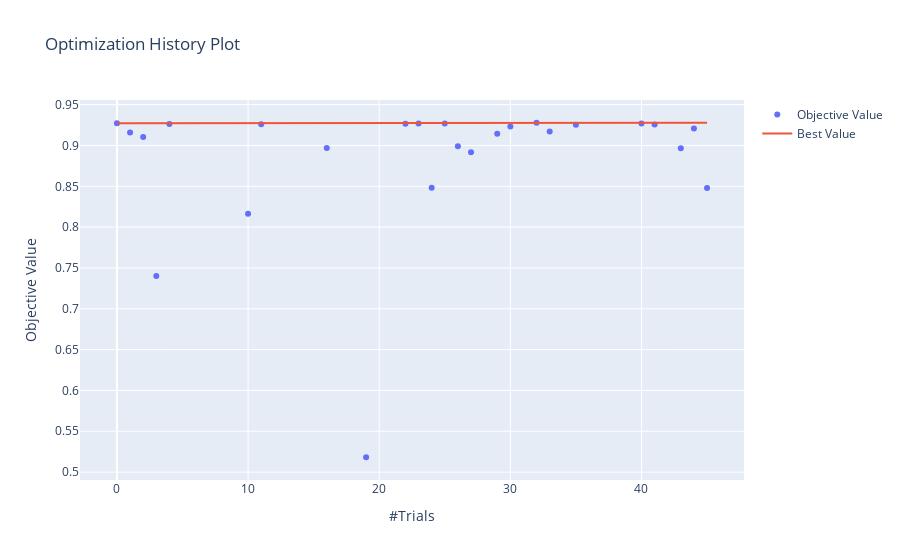

Notebook code for this chart:
### Code cell
optuna.visualization.plot_optimization_history(study)

### Figure 1 — Plotly figure (JSON) as saved in the notebook; plotly's stock layout.template omitted (floating-point values rounded to 4 significant figures)
{"data": [{"mode": "markers", "name": "Objective Value", "type": "scatter", "x": [0, 1, 2, 3, 4, 10, 11, 16, 19, 22, 23, 24, 25, 26, 27, 29, 30, 32, 33, 35, 40, 41, 43, 44, 45], "y": [0.9274, 0.9159, 0.9104, 0.7402, 0.9263, 0.8163, 0.9259, 0.8968, 0.5182, 0.9266, 0.9268, 0.8482, 0.9268, 0.8991, 0.8915, 0.9144, 0.9231, 0.9278, 0.917, 0.9253, 0.9268, 0.9257, 0.8967, 0.9207, 0.848]}, {"name": "Best Value", "type": "scatter", "x": [0, 1, 2, 3, 4, 10, 11, 16, 19, 22, 23, 24, 25, 26, 27, 29, 30, 32, 33, 35, 40, 41, 43, 44, 45], "y": [0.9274, 0.9274, 0.9274, 0.9274, 0.9274, 0.9274, 0.9274, 0.9274, 0.9274, 0.9274, 0.9274, 0.9274, 0.9274, 0.9274, 0.9274, 0.9274, 0.9274, 0.9278, 0.9278, 0.9278, 0.9278, 0.9278, 0.9278, 0.9278, 0.9278]}], "layout": {"title": {"text": "Optimization History Plot"}, "xaxis": {"title": {"text": "#Trials"}}, "yaxis": {"title": {"text": "Objective Value"}}}}
